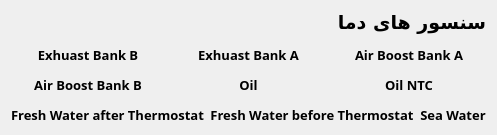
        <widget class="QWidget" name="temperature">
         <layout class="QVBoxLayout" name="verticalLayout_20">
          <item>
           <widget class="QLabel" name="label_5">
            <property name="minimumSize">
             <size>
              <width>0</width>
              <height>12</height>
             </size>
            </property>
            <property name="maximumSize">
             <size>
              <width>16777215</width>
              <height>28</height>
             </size>
            </property>
            <property name="font">
             <font>
              <family>IRANSansXFaNum</family>
              <pointsize>14</pointsize>
              <weight>75</weight>
              <bold>true</bold>
             </font>
            </property>
            <property name="text">
             <string>سنسور های دما</string>
            </property>
           </widget>
          </item>
          <item>
           <layout class="QHBoxLayout" name="horizontalLayout_9">
            <item>
             <layout class="QVBoxLayout" name="verticalLayout_7">
              <item>
               <widget class="AnalogGaugeWidget" name="exhuast_bank_a_temp_gauge" native="true"/>
              </item>
              <item>
               <widget class="QLabel" name="label_6">
                <property name="maximumSize">
                 <size>
                  <width>16777215</width>
                  <height>19</height>
                 </size>
                </property>
                <property name="font">
                 <font>
                  <family>IRANSansXFaNum</family>
                  <pointsize>10</pointsize>
                  <weight>75</weight>
                  <bold>true</bold>
                 </font>
                </property>
                <property name="text">
                 <string>Exhuast Bank B</string>
                </property>
                <property name="alignment">
                 <set>Qt::AlignCenter</set>
                </property>
               </widget>
              </item>
             </layout>
            </item>
            <item>
             <layout class="QVBoxLayout" name="verticalLayout_11">
              <item>
               <widget class="AnalogGaugeWidget" name="exhuast_bank_b_temp_gauge" native="true"/>
              </item>
              <item>
               <widget class="QLabel" name="exhuast_bank_b_gauge">
                <property name="maximumSize">
                 <size>
                  <width>16777215</width>
                  <height>19</height>
                 </size>
                </property>
                <property name="font">
                 <font>
                  <family>IRANSansXFaNum</family>
                  <pointsize>10</pointsize>
                  <weight>75</weight>
                  <bold>true</bold>
                 </font>
                </property>
                <property name="text">
                 <string>Exhuast Bank A</string>
                </property>
                <property name="alignment">
                 <set>Qt::AlignCenter</set>
                </property>
               </widget>
              </item>
             </layout>
            </item>
            <item>
             <layout class="QVBoxLayout" name="verticalLayout_12">
              <item>
               <widget class="AnalogGaugeWidget" name="airboost_bank_a_temp_gauge" native="true"/>
              </item>
              <item>
               <widget class="QLabel" name="label_11">
                <property name="maximumSize">
                 <size>
                  <width>16777215</width>
                  <height>19</height>
                 </size>
                </property>
                <property name="font">
                 <font>
                  <family>IRANSansXFaNum</family>
                  <pointsize>10</pointsize>
                  <weight>75</weight>
                  <bold>true</bold>
                 </font>
                </property>
                <property name="text">
                 <string>Air Boost Bank A</string>
                </property>
                <property name="alignment">
                 <set>Qt::AlignCenter</set>
                </property>
               </widget>
              </item>
             </layout>
            </item>
           </layout>
          </item>
          <item>
           <layout class="QHBoxLayout" name="horizontalLayout_10">
            <item>
             <layout class="QVBoxLayout" name="verticalLayout_13">
              <item>
               <widget class="AnalogGaugeWidget" name="airboost_bank_b_temp_gauge" native="true"/>
              </item>
              <item>
               <widget class="QLabel" name="label_12">
                <property name="maximumSize">
                 <size>
                  <width>16777215</width>
                  <height>19</height>
                 </size>
                </property>
                <property name="font">
                 <font>
                  <family>IRANSansXFaNum</family>
                  <pointsize>10</pointsize>
                  <weight>75</weight>
                  <bold>true</bold>
                 </font>
                </property>
                <property name="text">
                 <string>Air Boost Bank B</string>
                </property>
                <property name="alignment">
                 <set>Qt::AlignCenter</set>
                </property>
               </widget>
              </item>
             </layout>
            </item>
            <item>
             <layout class="QVBoxLayout" name="verticalLayout_14">
              <item>
               <widget class="AnalogGaugeWidget" name="oil_temp_gauge" native="true"/>
              </item>
              <item>
               <widget class="QLabel" name="label_10">
                <property name="maximumSize">
                 <size>
                  <width>16777215</width>
                  <height>19</height>
                 </size>
                </property>
                <property name="font">
                 <font>
                  <family>IRANSansXFaNum</family>
                  <pointsize>10</pointsize>
                  <weight>75</weight>
                  <bold>true</bold>
                 </font>
                </property>
                <property name="text">
                 <string>Oil</string>
                </property>
                <property name="alignment">
                 <set>Qt::AlignCenter</set>
                </property>
               </widget>
              </item>
             </layout>
            </item>
            <item>
             <layout class="QVBoxLayout" name="verticalLayout_16">
              <item>
               <widget class="AnalogGaugeWidget" name="oil_ntc_temp_gauge" native="true"/>
              </item>
              <item>
               <widget class="QLabel" name="label_15">
                <property name="maximumSize">
                 <size>
                  <width>16777215</width>
                  <height>19</height>
                 </size>
                </property>
                <property name="font">
                 <font>
                  <family>IRANSansXFaNum</family>
                  <pointsize>10</pointsize>
                  <weight>75</weight>
                  <bold>true</bold>
                 </font>
                </property>
                <property name="text">
                 <string>Oil NTC</string>
                </property>
                <property name="alignment">
                 <set>Qt::AlignCenter</set>
                </property>
               </widget>
              </item>
             </layout>
            </item>
           </layout>
          </item>
          <item>
           <layout class="QHBoxLayout" name="horizontalLayout_11">
            <item>
             <layout class="QVBoxLayout" name="verticalLayout_17">
              <item>
               <widget class="AnalogGaugeWidget" name="freshwater_afterthermo_temp_gauge" native="true"/>
              </item>
              <item>
               <widget class="QLabel" name="label_16">
                <property name="maximumSize">
                 <size>
                  <width>16777215</width>
                  <height>19</height>
                 </size>
                </property>
                <property name="font">
                 <font>
                  <family>IRANSansXFaNum</family>
                  <pointsize>10</pointsize>
                  <weight>75</weight>
                  <bold>true</bold>
                 </font>
                </property>
                <property name="text">
                 <string>Fresh Water after Thermostat</string>
                </property>
                <property name="alignment">
                 <set>Qt::AlignCenter</set>
                </property>
               </widget>
              </item>
             </layout>
            </item>
            <item>
             <layout class="QVBoxLayout" name="verticalLayout_18">
              <item>
               <widget class="AnalogGaugeWidget" name="freshwater_beforethermo_temp_gauge" native="true"/>
              </item>
              <item>
               <widget class="QLabel" name="label_17">
                <property name="maximumSize">
                 <size>
                  <width>16777215</width>
                  <height>19</height>
                 </size>
                </property>
                <property name="font">
                 <font>
                  <family>IRANSansXFaNum</family>
                  <pointsize>10</pointsize>
                  <weight>75</weight>
                  <bold>true</bold>
                 </font>
                </property>
                <property name="text">
                 <string>Fresh Water before Thermostat</string>
                </property>
                <property name="alignment">
                 <set>Qt::AlignCenter</set>
                </property>
               </widget>
              </item>
             </layout>
            </item>
            <item>
             <layout class="QVBoxLayout" name="verticalLayout_19">
              <item>
               <widget class="AnalogGaugeWidget" name="sea_water_temp_gauge" native="true"/>
              </item>
              <item>
               <widget class="QLabel" name="label_18">
                <property name="maximumSize">
                 <size>
                  <width>16777215</width>
                  <height>19</height>
                 </size>
                </property>
                <property name="font">
                 <font>
                  <family>IRANSansXFaNum</family>
                  <pointsize>10</pointsize>
                  <weight>75</weight>
                  <bold>true</bold>
                 </font>
                </property>
                <property name="text">
                 <string>Sea Water</string>
                </property>
                <property name="alignment">
                 <set>Qt::AlignCenter</set>
                </property>
               </widget>
              </item>
             </layout>
            </item>
           </layout>
          </item>
         </layout>
        </widget>
